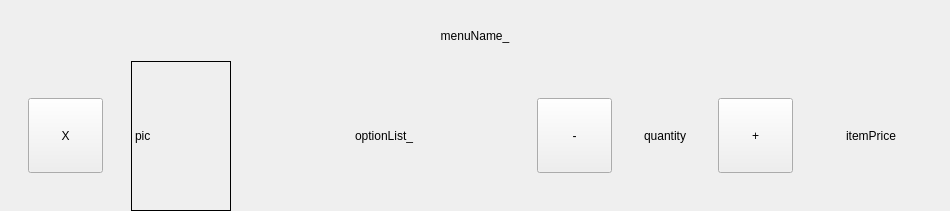
<?xml version="1.0" encoding="UTF-8"?>
<ui version="4.0">
 <class>Form</class>
 <widget class="QWidget" name="Form">
  <property name="geometry">
   <rect>
    <x>0</x>
    <y>0</y>
    <width>950</width>
    <height>211</height>
   </rect>
  </property>
  <property name="sizePolicy">
   <sizepolicy hsizetype="Fixed" vsizetype="Preferred">
    <horstretch>0</horstretch>
    <verstretch>0</verstretch>
   </sizepolicy>
  </property>
  <property name="minimumSize">
   <size>
    <width>950</width>
    <height>0</height>
   </size>
  </property>
  <property name="maximumSize">
   <size>
    <width>1050</width>
    <height>123123</height>
   </size>
  </property>
  <property name="windowTitle">
   <string>Form</string>
  </property>
  <property name="styleSheet">
   <string notr="true"/>
  </property>
  <layout class="QGridLayout" name="gridLayout">
   <property name="leftMargin">
    <number>0</number>
   </property>
   <property name="rightMargin">
    <number>0</number>
   </property>
   <property name="bottomMargin">
    <number>0</number>
   </property>
   <property name="spacing">
    <number>0</number>
   </property>
   <item row="0" column="0">
    <widget class="QLabel" name="menuName_">
     <property name="sizePolicy">
      <sizepolicy hsizetype="MinimumExpanding" vsizetype="MinimumExpanding">
       <horstretch>0</horstretch>
       <verstretch>0</verstretch>
      </sizepolicy>
     </property>
     <property name="minimumSize">
      <size>
       <width>300</width>
       <height>50</height>
      </size>
     </property>
     <property name="maximumSize">
      <size>
       <width>16777215</width>
       <height>50</height>
      </size>
     </property>
     <property name="styleSheet">
      <string notr="true"/>
     </property>
     <property name="text">
      <string>menuName_</string>
     </property>
     <property name="alignment">
      <set>Qt::AlignCenter</set>
     </property>
    </widget>
   </item>
   <item row="1" column="0">
    <layout class="QHBoxLayout" name="horizontalLayout">
     <item>
      <widget class="QPushButton" name="btn_cartRemove">
       <property name="sizePolicy">
        <sizepolicy hsizetype="Fixed" vsizetype="Fixed">
         <horstretch>0</horstretch>
         <verstretch>0</verstretch>
        </sizepolicy>
       </property>
       <property name="minimumSize">
        <size>
         <width>75</width>
         <height>75</height>
        </size>
       </property>
       <property name="maximumSize">
        <size>
         <width>75</width>
         <height>75</height>
        </size>
       </property>
       <property name="text">
        <string>X</string>
       </property>
      </widget>
     </item>
     <item>
      <widget class="QLabel" name="menuPic_">
       <property name="sizePolicy">
        <sizepolicy hsizetype="Preferred" vsizetype="Fixed">
         <horstretch>0</horstretch>
         <verstretch>0</verstretch>
        </sizepolicy>
       </property>
       <property name="minimumSize">
        <size>
         <width>100</width>
         <height>150</height>
        </size>
       </property>
       <property name="maximumSize">
        <size>
         <width>100</width>
         <height>150</height>
        </size>
       </property>
       <property name="frameShape">
        <enum>QFrame::Box</enum>
       </property>
       <property name="text">
        <string>pic</string>
       </property>
      </widget>
     </item>
     <item>
      <widget class="QLabel" name="optionList_">
       <property name="minimumSize">
        <size>
         <width>250</width>
         <height>150</height>
        </size>
       </property>
       <property name="maximumSize">
        <size>
         <width>250</width>
         <height>150</height>
        </size>
       </property>
       <property name="text">
        <string>optionList_</string>
       </property>
       <property name="alignment">
        <set>Qt::AlignCenter</set>
       </property>
      </widget>
     </item>
     <item>
      <widget class="QPushButton" name="btn_cartAmountDec">
       <property name="sizePolicy">
        <sizepolicy hsizetype="Fixed" vsizetype="Fixed">
         <horstretch>0</horstretch>
         <verstretch>0</verstretch>
        </sizepolicy>
       </property>
       <property name="minimumSize">
        <size>
         <width>75</width>
         <height>75</height>
        </size>
       </property>
       <property name="maximumSize">
        <size>
         <width>75</width>
         <height>75</height>
        </size>
       </property>
       <property name="text">
        <string>-</string>
       </property>
      </widget>
     </item>
     <item>
      <widget class="QLabel" name="quantity_">
       <property name="sizePolicy">
        <sizepolicy hsizetype="Preferred" vsizetype="Preferred">
         <horstretch>0</horstretch>
         <verstretch>0</verstretch>
        </sizepolicy>
       </property>
       <property name="minimumSize">
        <size>
         <width>50</width>
         <height>50</height>
        </size>
       </property>
       <property name="maximumSize">
        <size>
         <width>50</width>
         <height>50</height>
        </size>
       </property>
       <property name="frameShape">
        <enum>QFrame::NoFrame</enum>
       </property>
       <property name="text">
        <string>quantity</string>
       </property>
       <property name="alignment">
        <set>Qt::AlignCenter</set>
       </property>
      </widget>
     </item>
     <item>
      <widget class="QPushButton" name="btn_cartAmountInc">
       <property name="sizePolicy">
        <sizepolicy hsizetype="Fixed" vsizetype="Fixed">
         <horstretch>0</horstretch>
         <verstretch>0</verstretch>
        </sizepolicy>
       </property>
       <property name="minimumSize">
        <size>
         <width>75</width>
         <height>75</height>
        </size>
       </property>
       <property name="maximumSize">
        <size>
         <width>75</width>
         <height>75</height>
        </size>
       </property>
       <property name="text">
        <string>+</string>
       </property>
      </widget>
     </item>
     <item>
      <widget class="QLabel" name="itemPrice_">
       <property name="minimumSize">
        <size>
         <width>100</width>
         <height>50</height>
        </size>
       </property>
       <property name="maximumSize">
        <size>
         <width>100</width>
         <height>50</height>
        </size>
       </property>
       <property name="text">
        <string>itemPrice</string>
       </property>
       <property name="alignment">
        <set>Qt::AlignCenter</set>
       </property>
      </widget>
     </item>
    </layout>
   </item>
  </layout>
 </widget>
 <resources/>
 <connections>
  <connection>
   <sender>btn_cartAmountInc</sender>
   <signal>clicked()</signal>
   <receiver>Form</receiver>
   <slot>cartItemAmount_Increase()</slot>
   <hints>
    <hint type="sourcelabel">
     <x>793</x>
     <y>130</y>
    </hint>
    <hint type="destinationlabel">
     <x>830</x>
     <y>88</y>
    </hint>
   </hints>
  </connection>
  <connection>
   <sender>btn_cartAmountDec</sender>
   <signal>clicked()</signal>
   <receiver>Form</receiver>
   <slot>cartItemAmount_Decrease()</slot>
   <hints>
    <hint type="sourcelabel">
     <x>610</x>
     <y>140</y>
    </hint>
    <hint type="destinationlabel">
     <x>720</x>
     <y>68</y>
    </hint>
   </hints>
  </connection>
  <connection>
   <sender>btn_cartRemove</sender>
   <signal>clicked()</signal>
   <receiver>Form</receiver>
   <slot>cartItem_Remove()</slot>
   <hints>
    <hint type="sourcelabel">
     <x>45</x>
     <y>129</y>
    </hint>
    <hint type="destinationlabel">
     <x>0</x>
     <y>25</y>
    </hint>
   </hints>
  </connection>
 </connections>
 <slots>
  <slot>cartItem_Remove()</slot>
  <slot>cartItemAmount_Increase()</slot>
  <slot>cartItemAmount_Decrease()</slot>
 </slots>
</ui>
